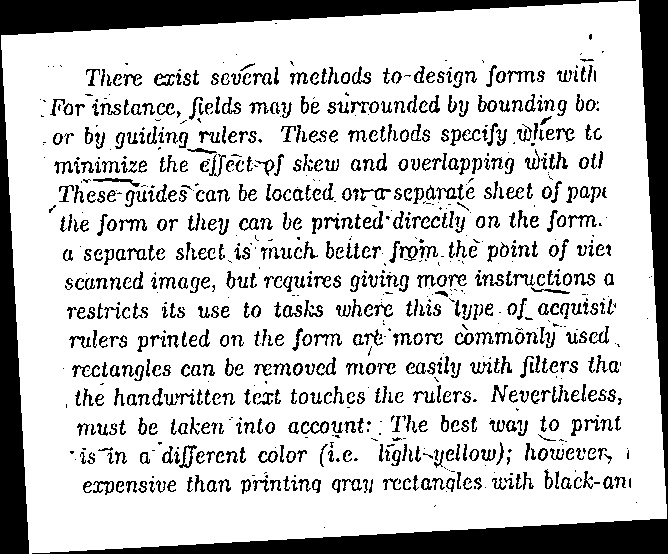
#> input picture 01-DocumentCleanup/rotated.jpg, 668 x 554 px
$ python -i howe.py   (imports and definitions only)
#> lines starting #> are read from the running program, lines starting #| are printed output that depends on the picture; after the words box and inside, x2 and y2 are one past the last pixel; in counts of white or black regions, pixels touching at a corner belong together
#> further down, picture is the input picture: shape (554, 668); min 0, max 255, mean 201.2
import argparse, cv2, math, numpy, os, sys
from scipy import signal, ndimage
import common

version = '1.0'

# [15 lines left out: function binarize, not called in this run]

# Use convolution to get the difference between every pixel and a
# neighbor specified by the offset. Offset is (y, x) coordinate
def subtract_neighbor(image, offset):
    kernel = numpy.asarray([[0, 0, 0],
                          [0, 1, 0],
                          [0, 0, 0]])
    kernel[1+offset[0], 1+offset[1]] = -1
    sign = signal.convolve2d(image, kernel)[1:-1,1:-1]
    return sign

# Canny edge detection
# Based originally on: http://pythongeek.blogspot.com/2012/06/canny-edge-detection.html
#                      https://github.com/rishimukherjee/Canny-Python
def canny(image, thi=0.5, tlo=0.1, sigma=0.6):
    # Gaussian filter
#> called with thi = 0.5, tlo = 0.1, sigma = 0.6
    smoothed = ndimage.filters.gaussian_filter(image, sigma)

    # Sobel/Scharr convolution
    kernelx = numpy.asarray([[-3,0,3],
                           [-10,0,10],
                           [-3,0,3]])
    kernely = numpy.asarray([[-3,-10,-3],
                           [0,0,0],
                           [3,10,3]])

    gx = signal.convolve2d(smoothed, kernelx)[1:-1,1:-1]
    gy = signal.convolve2d(smoothed, kernely)[1:-1,1:-1]
    gmag = numpy.hypot(gx, gy)
    # Reflect it along the x-access because positive is down
    gdir = -numpy.arctan2(gy, gx)
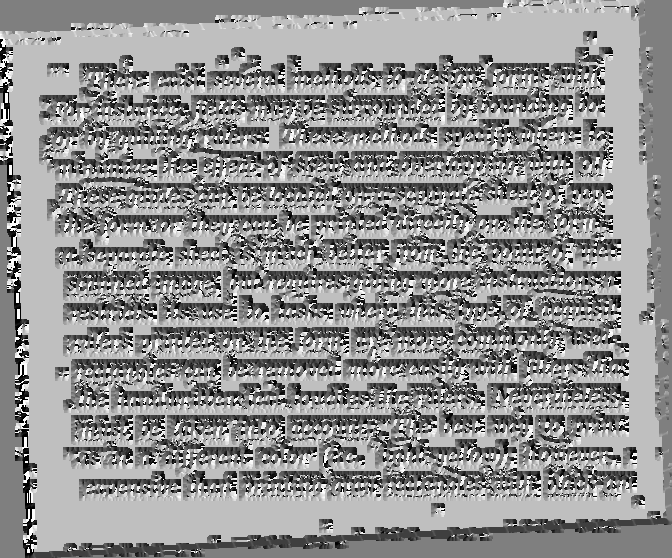
#> gdir: shape (558, 672) float64; min -3.14, max 3.14, mean 0.421; drawn with min black and max white

    # Non-maximum suppression
    is_e = numpy.logical_or(numpy.logical_and(gdir < math.pi/8,
                                            gdir >= -math.pi/8),
                          numpy.logical_or(gdir >= 7*math.pi/8,
                                           gdir < -7*math.pi/8))
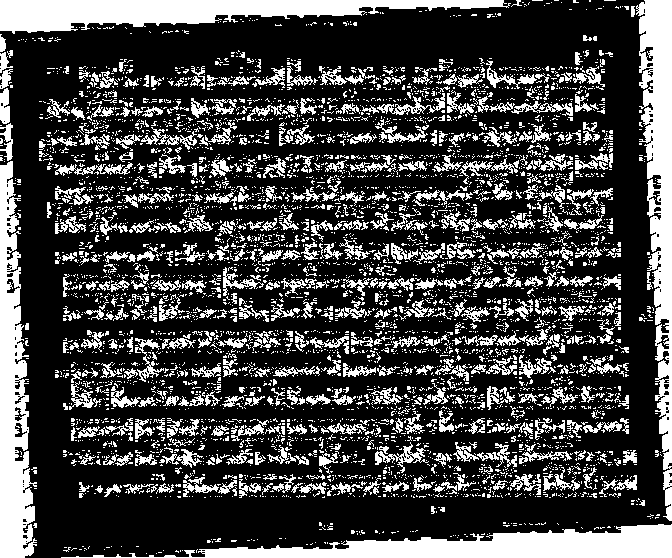
#> is_e: shape (558, 672) bool; 27% white; 5309 white regions (4673 under 20 px), largest, box (x1, y1, x2, y2) and area: (636, 0, 672, 521) 9539, (61, 524, 672, 558) 9330, (0, 0, 511, 34) 9178
    is_ne = numpy.logical_or(numpy.logical_and(gdir < 3*math.pi/8,
                                             gdir >= math.pi/8),
                           numpy.logical_and(gdir >= -7*math.pi/8,
                                             gdir < -5*math.pi/8))
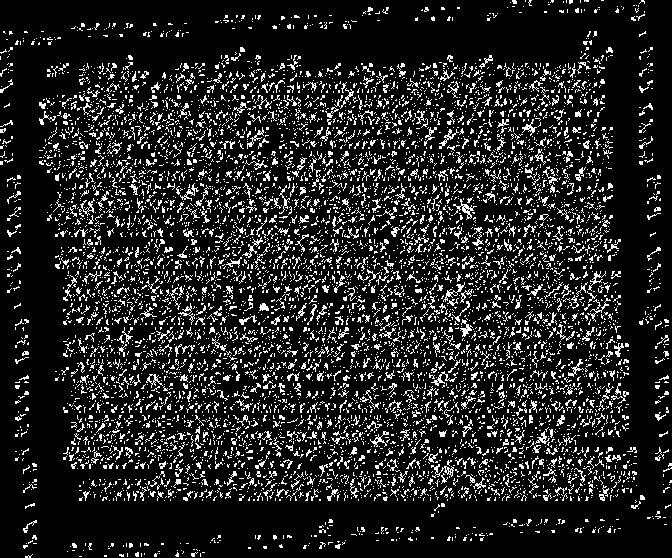
#> is_ne: shape (558, 672) bool; 14.1% white in thin lines or dots
    is_n = numpy.logical_or(numpy.logical_and(gdir < 5*math.pi/8,
                                            gdir >= 3*math.pi/8),
                          numpy.logical_and(gdir >= -5*math.pi/8,
                                            gdir < -3*math.pi/8))
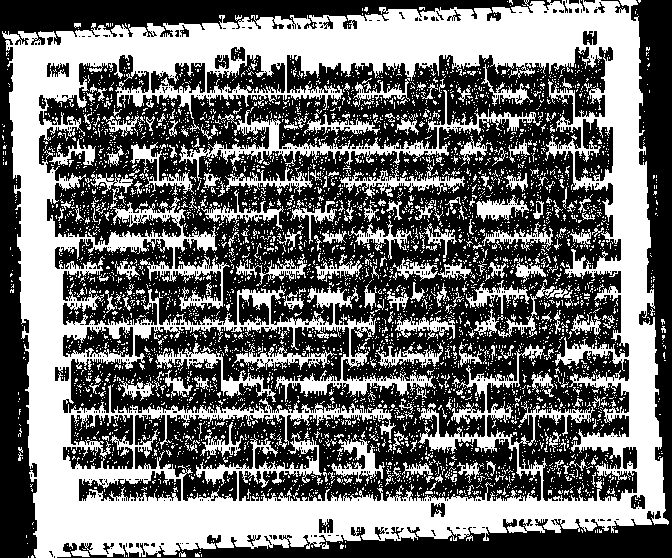
#> is_n: shape (558, 672) bool; 43.2% white; 5024 white regions (4788 under 20 px), largest, box (x1, y1, x2, y2) and area: (2, 0, 669, 558) 114740, (179, 90, 542, 181) 3925, (155, 343, 276, 402) 1265
    is_nw = numpy.logical_not(
    numpy.logical_or(is_e, numpy.logical_or(is_ne, is_n)))
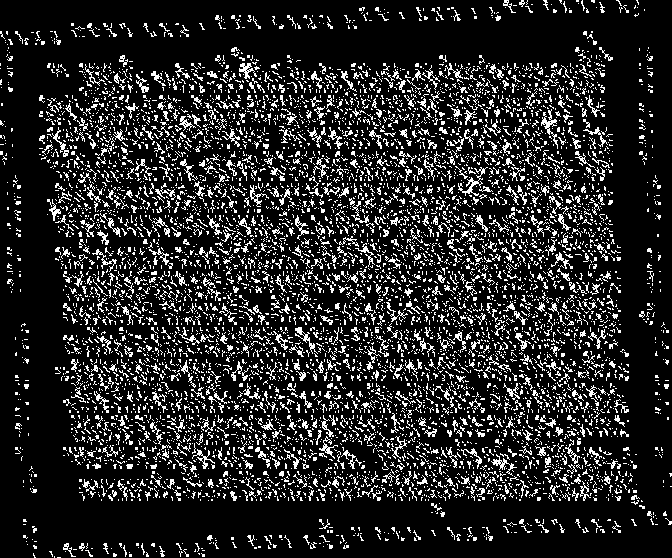
#> is_nw: shape (558, 672) bool; 15.7% white in thin lines or dots
    suppress_e = numpy.logical_or(subtract_neighbor(gmag, (0, 1)) < 0,
                                subtract_neighbor(gmag, (0, -1)) < 0)
#> in subtract_neighbor, `sign = signal.convolve2d(image, kernel)[1:-1,1:-1]`:
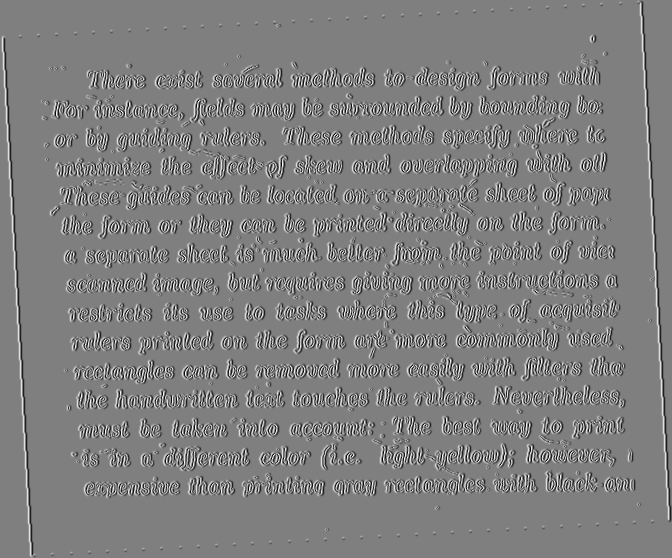
#> sign: shape (558, 672) float64; min -3521.5, max 3519.9, mean 0; drawn with min black and max white
#> suppress_e: shape (558, 672) bool; 53.6% white; 5015 black regions (4646 under 20 px), largest, box (x1, y1, x2, y2) and area: (0, 0, 672, 558) 108163, (645, 0, 672, 463) 5633, (0, 158, 26, 558) 5624
    suppress_ne = numpy.logical_or(subtract_neighbor(gmag, (-1, 1)) < 0,
                                 subtract_neighbor(gmag, (1, -1)) < 0)
#> suppress_ne: shape (558, 672) bool; 57.8% white; 10275 black regions (10094 under 20 px), largest, box (x1, y1, x2, y2) and area: (9, 7, 665, 551) 69704, (0, 0, 513, 38) 8642, (199, 520, 672, 558) 8575
    suppress_n = numpy.logical_or(subtract_neighbor(gmag, (1, 0)) < 0,
                                subtract_neighbor(gmag, (-1, 0)) < 0)
#> suppress_n: shape (558, 672) bool; 58.4% white; 9209 black regions (8822 under 20 px), largest, box (x1, y1, x2, y2) and area: (0, 0, 672, 558) 88024, (0, 0, 504, 33) 8613, (201, 525, 672, 558) 8560
    suppress_nw = numpy.logical_or(subtract_neighbor(gmag, (-1, -1)) < 0,
                                 subtract_neighbor(gmag, (1, 1)) < 0)
#> suppress_nw: shape (558, 672) bool; 57% white; 9097 black regions (8766 under 20 px), largest, box (x1, y1, x2, y2) and area: (7, 8, 665, 551) 69767, (0, 0, 503, 33) 8576, (206, 525, 672, 558) 8529

    suppress = numpy.logical_or(numpy.logical_or(numpy.logical_or(
    numpy.logical_and(is_e, suppress_e),
    numpy.logical_and(is_ne, suppress_ne)),
    numpy.logical_and(is_n, suppress_n)),
    numpy.logical_and(is_nw, suppress_nw))
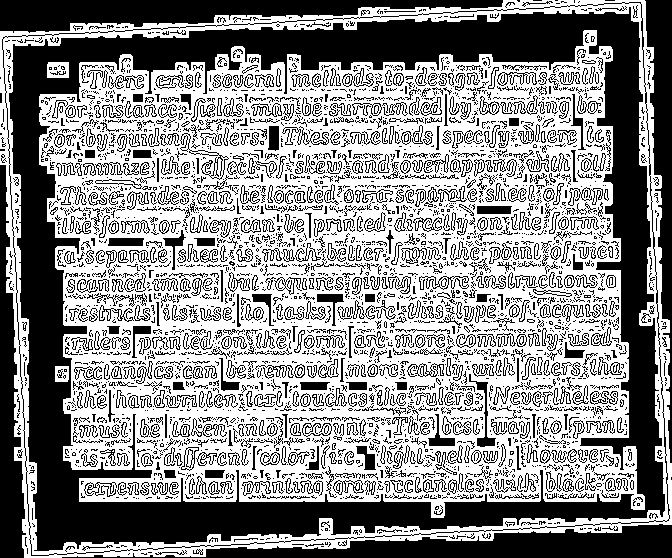
#> suppress: shape (558, 672) bool; 55% white; 3807 black regions (2839 under 20 px), largest, box (x1, y1, x2, y2) and area: (9, 7, 665, 551) 71118, (62, 524, 672, 558) 9023, (0, 0, 503, 33) 8906

    # Line tracing
#> (the run stopped early here; a loop or call above may not have finished)
